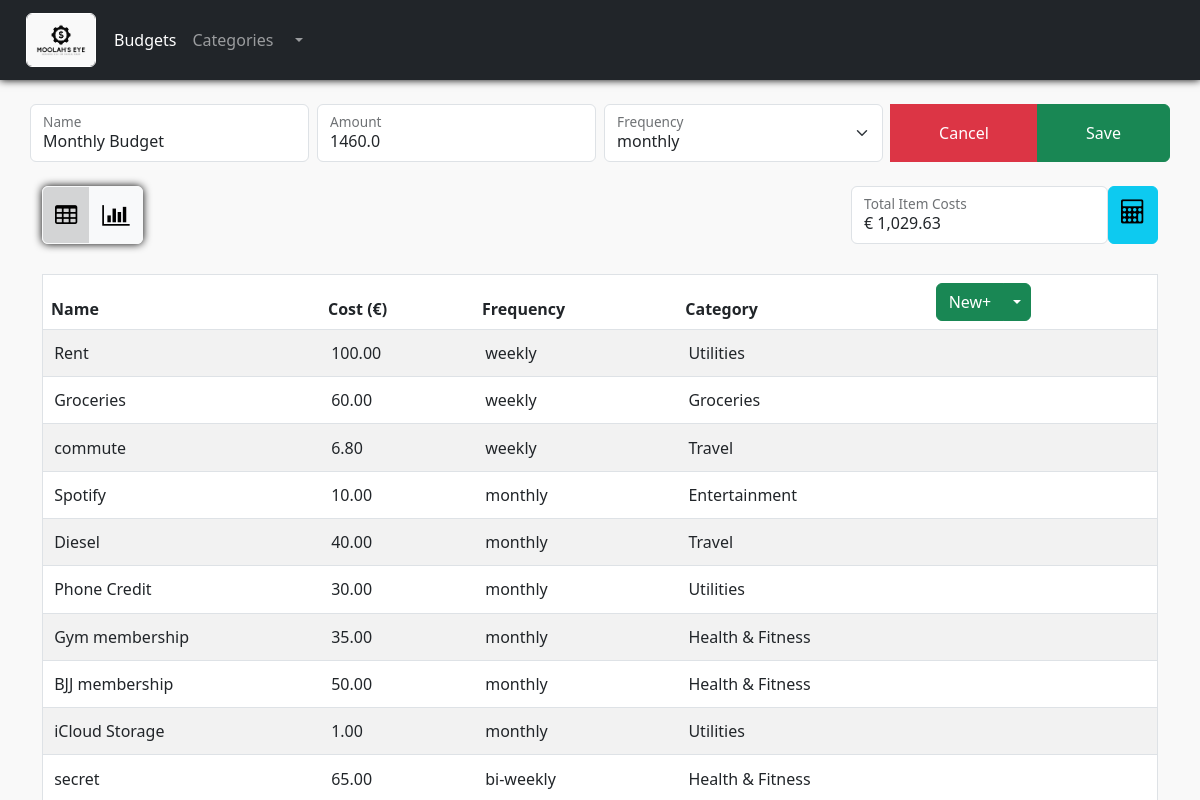
/edit_budget/11, run on the app's committed database.
### main/models.py (models this page shows, shortened)
class Budget(models.Model):
    frequencies = (
        (2, "weekly"),
        (3, "bi-weekly"),
        (4, "monthly")
    )
    user_id = models.ForeignKey(User, on_delete=models.CASCADE, default=None)
    name = models.CharField(max_length=40, default="New Budget", null=False, blank=False, unique=True)
    amount = models.FloatField(default=0.0, null=False, blank=False)
    frequency = models.IntegerField(null=False, default=7, choices=frequencies)
    def get_total_costs(self, frequency_filter=None) -> float:
        try:
            if not frequency_filter:
                frequency_filter = self.frequency
            return round(sum([item.get_item_cost(frequency_filter) for item in self.item_set.all()]), 2)
        except Exception as e:
            print("bang: ",e)
            return 0

class Item(models.Model):
    frequencies = (
        (1, "daily"),
        (2, "weekly"),
        (3, "bi-weekly"),
        (4, "monthly")
    )
    budget_id = models.ForeignKey(Budget, on_delete=models.CASCADE)
    name = models.CharField(max_length=40, default="New Item", null=False, blank=False)
    cost = models.FloatField(default=0.0, null=False, blank=False)
    frequency = models.IntegerField(null=False, default=7, choices=frequencies)
    category = models.ForeignKey(Category, on_delete=models.SET_NULL, default=None, null=True)
    def get_frequency(self, str_rep: bool = True) -> Union[int, str]:
        try:
            for freq in Item.frequencies:
                if self.frequency in freq:
                    if str_rep:
                        return freq[1]
                    else:
                        return freq[0]
        except:
            pass
    def get_monthly_cost(self) -> float:
        try:
            if self.frequency == 1:
                return (self.cost * 365) / 12
            elif self.frequency == 2:
                return (self.cost * 52) / 12
            elif self.frequency == 3:
                return (self.cost * 26) / 12
            elif self.frequency == 4:
                return self.cost
            return 0
        except:
            return 0
    def get_item_cost(self, frequency_filter=None):
        try:
            if not frequency_filter:
                frequency_filter = self.budget_id.frequency
            for freq in self.frequencies:
                if frequency_filter in freq:
                    if freq[1] == "daily":
                        return self.get_daily_cost()
                    elif freq[1] == "weekly":
                        return self.get_weekly_cost()
                    elif freq[1] == "bi-weekly":
                        return self.get_bi_weekly_cost()
                    elif freq[1] == "monthly":
                        return self.get_monthly_cost()
                    else:
                        return 0
        except:
            return 0

class Category(models.Model):
    name = models.CharField(max_length=40, default="New Category", null=False, blank=False, unique=True)

### main/views.py (the view, shortened to what this page needs)
# urls.py: path("edit_budget/<int:id>", views.edit_budget_view, name="edit_budget_view"),
def edit_budget_view(req, id):
    context = {}
    budget = Budget.objects.filter(id=id).first()
    if budget:
        context["budget"] = budget
        context["items"] = budget.item_set.all()
        if req.method == "GET":
            context["budget_form"] = BudgetForm(instance=budget, initial = {"user_id": req.user.id})
            return render(req, "dashboard.html", context)

### main/forms.py
class BudgetForm(ModelForm):
    def __init__(self,*args,**kwargs):
        super(BudgetForm, self).__init__(*args, **kwargs)
        classes = {
            'user_id': 'hider',
            'name': 'form-control',
            'amount': 'form-control',
            'frequency': 'form-select'
        }
        for field in ["user_id", "name", "amount", "frequency"]:
            self.fields[field].widget.attrs.update(
                {
                    'class': f'{classes[field]}'
                })
    class Meta:
        model = Budget
        fields = ["user_id", "name", "amount", "frequency"]

### main/models.py (called while the page is built)
    def __str__(self):
        return self.name

### main/templatetags/custom_filters.py (called while the page is built)
@register.filter
def format_float(val) -> str:
    try:
        return "{0:,.2f}".format(val)
    except Exception as e:
        return val

### main/templates/dashboard.html (shortened to what this page needs)
{% extends 'index.html' %}
{% load static %}
{% block static_resources %}
<link rel="stylesheet" href="https://cdnjs.cloudflare.com/ajax/libs/font-awesome/4.7.0/css/font-awesome.min.css">
<link rel="stylesheet" type="text/css" href="{% static '/css/styles.css' %}"/>
{% endblock %}
{% load custom_filters %}
{% block content %}
    <div class="budget-details container">
        {% if budget_form %}
            <form class="budget-form" method="post" action="">
                <div class="row g-2">
                    <div class="col-md">
                        <div class="form-floating">
                            {{budget_form.name}}
                            <label for="{{ budget_form.name.id_for_label }}">Name</label>
                        </div>
                    </div>
                    <div class="col-md">
                        <div class="form-floating">
                            {{budget_form.amount}}
                            <label for="{{ budget_form.amount.id_for_label }}">Amount</label>
                        </div>
                    </div>
                    <div class="col-md">
                        <div class="form-floating">
                            {{budget_form.frequency}}
                            <label for="{{ budget_form.freqeuency.id_for_label }}">Frequency</label>
                        </div>
                    </div>
                    <div class="col-md btn-group" role="group">
                        <button id="btn_cancel_budget" type="button" class="btn btn-danger">Cancel</button>
                        <button id="btn_save_budget" type="submit" class="btn btn-success">Save</button>
                    </div>
                </div>
            </form>
        {% endif %}
    </div>
    <div class="table-functionality container">
        <div class="table-functionality-buttons btn-group">
            <button id="table_item_view" class="btn btn-light items-view-chosen">
                <i class="fa fa-table"></i>
            </button>
            <button id="chart_item_view" class="btn btn-light">
                <i class="fa fa-bar-chart-o"></i>
            </button>
        </div>
        <div>
            <div class="costs-container">
                <div class="form-floating">
                    {% if budget %}
                        <input id="item_costs" class="form-control" type="text"
                        value="€ {{budget.get_total_costs|format_float}}" aria-label="readonly input example" readonly/>
                    {% else %}
                        <input id="item_costs" class="form-control" type="number"
                        value="0" aria-label="readonly input example" readonly/>
                    {% endif %}
                    <label for="item_costs">Total Item Costs</label>
                </div>
                {% if budget %}
                    <a type="button" href="{% url 'calculator_view' budget_id=budget.id %}" class="btn btn-info" id="calculator">
                        <i class="fa fa-calculator"></i>
                    </a>
                {% else %}
                    <button class="btn btn-info" id="calculator">
                        <i class="fa fa-calculator"></i>
                    </button>
                {% endif %}
            </div>
        </div>
    </div>
    <div class="items-container container">
        <table border="1 | 0" cellpadding="3" class="table table-striped items-table">
            <thead class="thead-light">
                <tr>
                    <th scope="col">Name</th>
                    <th scope="col">Cost (€)</th>
                    <th scope="col">Frequency</th>
                    <th scope="col">Category</th>
                    <th scope="col">
                        {% if budget %}
                            <div id="item-buttons" class="btn-group">
                                <a id="btn_new_item" class="btn btn-success" href = "{% url 'new_item_view' budget_id=budget.id %}">New+</a>
                                <button type="button" class="btn btn-success dropdown-toggle dropdown-toggle-split btn-item-dropdown" data-bs-toggle="dropdown" aria-expanded="false">
                                </button>
                            </div>
                        {% endif %}
                    </th>
                </tr>
            </thead>
            <tbody>
                {% if budget %}
                    {% for item in items %}
                        <tr>
                            <td>{{item.name}}</td>
                            <td>{{item.cost|format_float}}</td>
                            <td>{{item.get_frequency}}</td>
                            <td>{{item.category.name}}</td>
                            <td>
                            </td>
                        </tr>
                    {% endfor %}
                {% endif %}
            </tbody>
        </table>
    </div>
{% endblock %}

### main/static/css/styles.css (style rules this page uses)
:root { --logo-bg: #f9f9f9; }
body { overflow-x: hidden; overflow-y: auto; background-color: var(--logo-bg); }
.budget-details { display: flex; flex-direction: row; justify-content: flex-start; padding: 1% 0; margin: 1% auto; }
.budget-form { width: 100%; }
.table-functionality { margin: .75% auto; display: flex; justify-content: space-between; }
.table-functionality-buttons { box-shadow: 0 0 .5rem black; }
.items-view-chosen { background-color: #d3d4d5; }
.costs-container { display: flex; }
.items-container { margin: 2.5% auto; }
.items-table { background-color: white; }
.items-table tbody td { padding: 1%; }
#calculator, #table_item_view, #chart_item_view { font-size: 150%; }

### data on the page
Budget: name "Monthly Budget", amount "1460.0", frequency "monthly", get_total_costs "€ 1,029.63"
Item: name "Rent", cost "100.00", get_frequency "weekly", category.name "Utilities"
Item: name "Groceries", cost "60.00", get_frequency "weekly", category.name "Groceries"
Item: name "commute", cost "6.80", get_frequency "weekly", category.name "Travel"
Item: name "Spotify", cost "10.00", get_frequency "monthly", category.name "Entertainment"
Item: name "Diesel", cost "40.00", get_frequency "monthly", category.name "Travel"
Item: name "Phone Credit", cost "30.00", get_frequency "monthly", category.name "Utilities"
Item: name "Gym membership", cost "35.00", get_frequency "monthly", category.name "Health & Fitness"
Item: name "BJJ membership", cost "50.00", get_frequency "monthly", category.name "Health & Fitness"
Item: name "iCloud Storage", cost "1.00", get_frequency "monthly", category.name "Utilities"
Item: name "secret", cost "65.00", get_frequency "bi-weekly", category.name "Health & Fitness"
